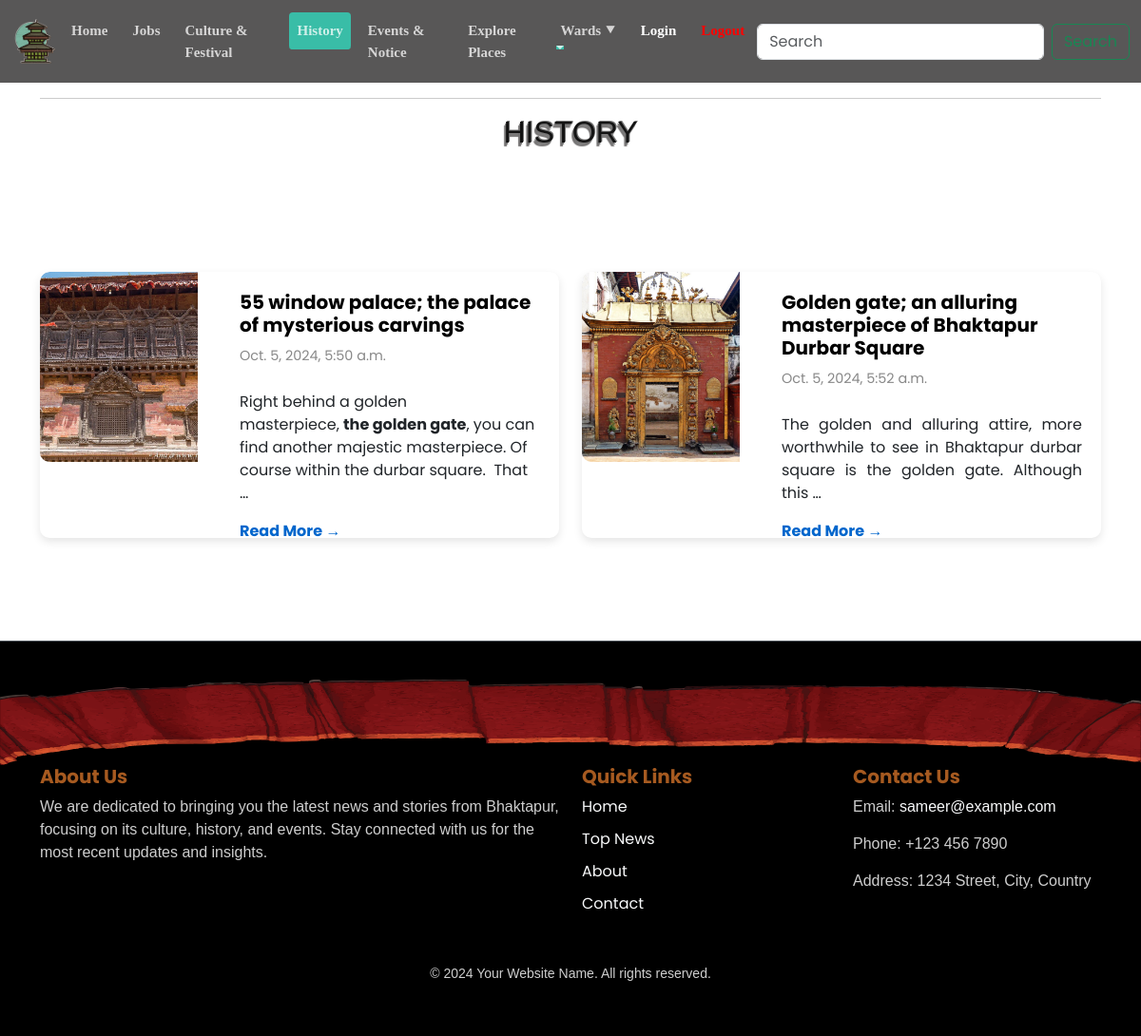
The page /history/ on the database its author committed.
### content/models.py (models this page shows, shortened)
class Content(models.Model):
    title = models.CharField(max_length=100)
    body =RichTextUploadingField()
    category = models.ForeignKey(Category, on_delete=models.CASCADE)
    date_created = models.DateTimeField(auto_now_add=True)
    image = models.ImageField(upload_to='culture',default=False)  # Custom upload path based on category

### mynews/views.py (the view)
# urls.py: path('history/',views.historyDetails,name="history_page"),
def historyDetails(request):
    category = Category.objects.get(name="History")
    history = Content.objects.filter(category=category)
    return render(request, 'pages/history.html', {'history_data': history})

### templates/pages/history.html
{% include "components/navbar.html" %}
{% if history_data %}
<div class="container category-section">
    <hr>
    <h2 class="section-title text-center">History</h2>
    <div class="row">
        {% for item in history_data %}
        <div class="col-md-6 my-2 news-card">
            <div class="card horizontal-card">
                <div class="row no-gutters">
                    <div class="col-md-4">
                        <img src="{{item.image.url}}" class="card-img-left" alt="Job Image">
                    </div>
                    <div class="col-md-8 ">
                        <div class="card-body">
                            <h5 class="card-title"><a href="/details/{{item.id}}">{{ item.title }}</a></h5>
                            <p class="card-date">{{ item.date_created }}</p>
                            <p class="card-text">{{ item.body | truncatewords:20|safe }}</p>
                            <a href="/details/{{item.id}}" class="btn-read-more">Read More <span>&#x2192;</span></a>
                        </div>
                    </div>
                </div>
            </div>
        </div>
        {% endfor %}
    </div>
</div>
{% endif %}
{% include "components/footer.html" %}

### static/nav&footer.css (style rules this page uses)
body { font-family: 'Poppins', sans-serif; color: #333; }

### static/pages_style/home.css (style rules this page uses)
.row { margin-bottom: 15px; }
.card-img-left { width: 100%; height: 200px; object-fit: cover; border-top-left-radius: 10px; border-bottom-left-radius: 10px; }
.card-body { padding: 20px; display: flex; flex-direction: column; justify-content: center; }
.card-title { font-size: 1.25rem; font-weight: bold; margin-bottom: 10px; color: #333; }
.card-date { font-size: 0.9rem; color: #888; margin-bottom: 10px; }
.card-text { font-size: 1rem; color: #666; margin-bottom: 15px; }
.btn-read-more { font-size: 1rem; color: #0066cc; font-weight: bold; text-decoration: none; }
a { text-decoration: none !important; color: black; transition: 0.2s; }
.card-img-left, .culture-card .card-img-top { margin-bottom: 20px; width: 100%; height: 200px; object-fit: cover; }

### static/pages_style/all_category.css (style rules this page uses)
.category-section h2.section-title { font-family: "Avant Garde", Avantgarde, "Century Gothic", CenturyGothic, "AppleGothic", sans-serif; color: #131313; text-shadow: 1px -1px 0 #767676, -1px 2px 1px #737272, -2px 4px 1px #767474; text-transform: uppercase; text-rendering: optimizeLegibility; margin-bottom: 15vh; }
.category-section .horizontal-card { border: none; max-height: 280px; background-color: #fff; border-radius: 10px; box-shadow: 0 4px 10px rgba(0, 0, 0, 0.1); transition: transform 0.3s ease-in-out; display: flex; flex-direction: column; margin-bottom: 20px; height: 300px; overflow: hidden; }

### rows shown on the page
Content: image (picture), title "55 window palace; the palace of mysterious carvings", date_created "Oct. 5, 2024, 5:50 a.m.", body "Right behind a golden masterpiece, the golden gate , you can find another majestic masterpiece. Of course within the durbar square. That …"
Content: image (picture), title "Golden gate; an alluring masterpiece of Bhaktapur Durbar Square", date_created "Oct. 5, 2024, 5:52 a.m.", body "The golden and alluring attire, more worthwhile to see in Bhaktapur durbar square is the golden gate. Although this …"
